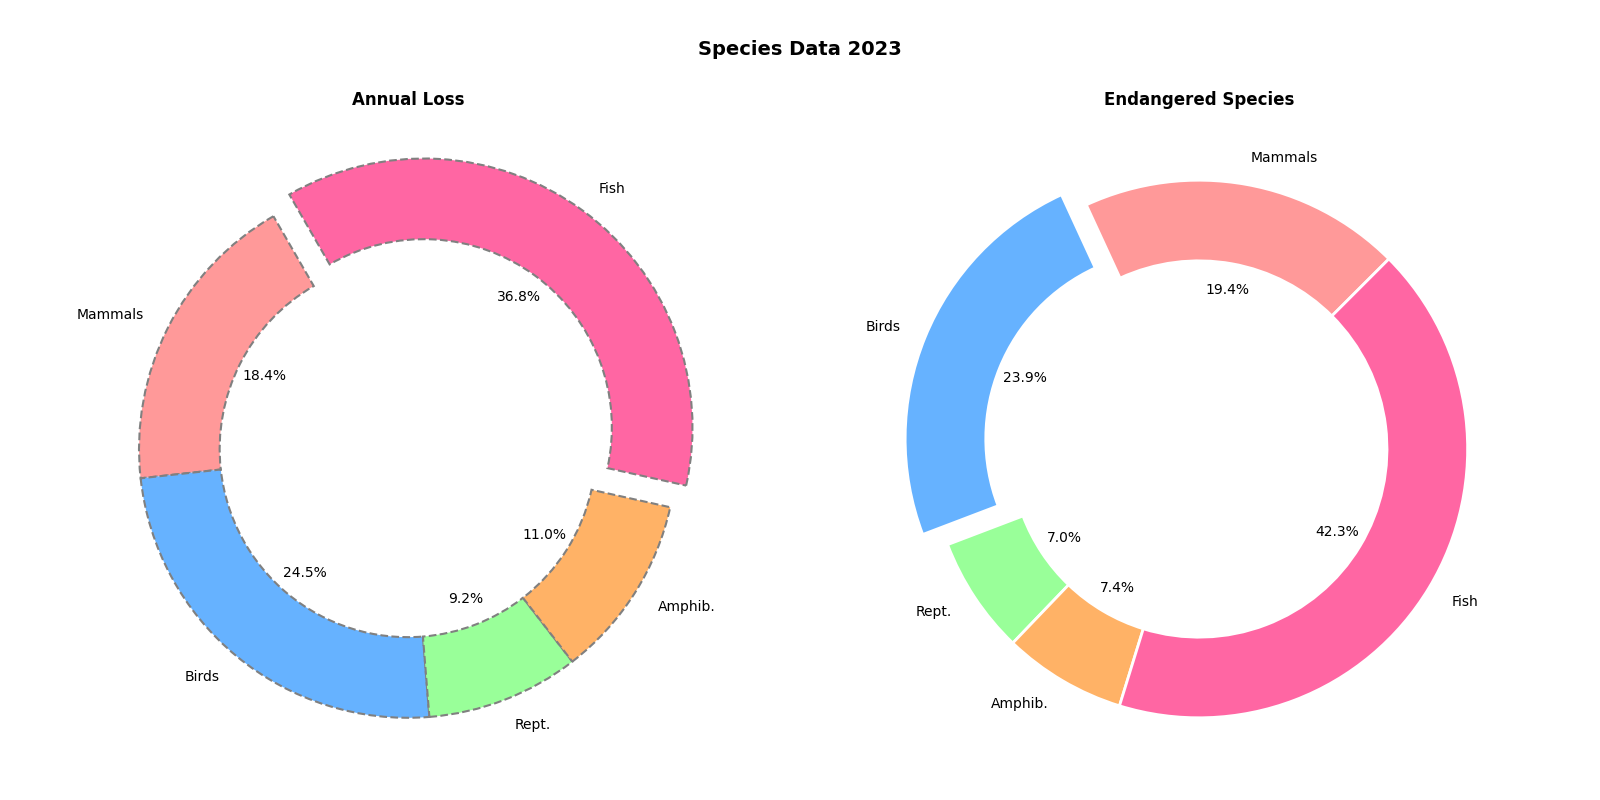

The Python source for this figure:
import matplotlib.pyplot as plt
import numpy as np

species_categories = ['Mammals', 'Birds', 'Rept.', 'Amphib.', 'Fish']
number_of_species = [550, 679, 200, 210, 1200]
species_lost_per_year = [30, 40, 15, 18, 60]
colors = ['#FF9999', '#66B2FF', '#99FF99', '#FFB266', '#FF66A3']

fig, (ax1, ax2) = plt.subplots(1, 2, figsize=(16, 8))

# Draw a donut chart for Annual Loss
ax1.pie(
    species_lost_per_year, 
    labels=species_categories, 
    autopct='%1.1f%%', 
    startangle=120, 
    colors=colors, 
    wedgeprops={'edgecolor': 'gray', 'linestyle': '--', 'linewidth': 1.5, 'width': 0.3}, 
    explode=[0.1 if i == max(species_lost_per_year) else 0 for i in species_lost_per_year]
)
ax1.set_title('Annual Loss', fontsize=12, fontweight='bold')

# Draw a donut chart for Endangered Species
ax2.pie(
    number_of_species, 
    labels=species_categories, 
    autopct='%1.1f%%', 
    startangle=45, 
    colors=colors, 
    wedgeprops={'edgecolor': 'white', 'linewidth': 2, 'width': 0.3}, 
    explode=[0, 0.1, 0, 0, 0]
)
ax2.set_title('Endangered Species', fontsize=12, fontweight='bold')

fig.suptitle('Species Data 2023', fontsize=14, fontweight='bold', y=0.95)

plt.tight_layout(rect=[0, 0, 1, 0.92])
plt.show()
